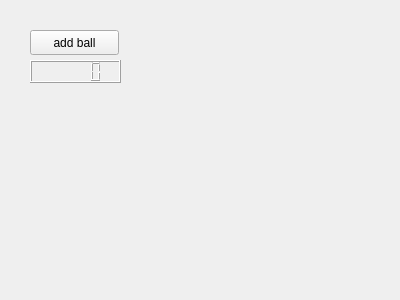
<?xml version="1.0" encoding="UTF-8"?>
<ui version="4.0">
 <class>DebugWindow</class>
 <widget class="QWidget" name="DebugWindow">
  <property name="geometry">
   <rect>
    <x>0</x>
    <y>0</y>
    <width>400</width>
    <height>300</height>
   </rect>
  </property>
  <property name="windowTitle">
   <string>Form</string>
  </property>
  <widget class="QPushButton" name="pushButton">
   <property name="geometry">
    <rect>
     <x>30</x>
     <y>30</y>
     <width>89</width>
     <height>25</height>
    </rect>
   </property>
   <property name="text">
    <string>add ball</string>
   </property>
  </widget>
  <widget class="QLCDNumber" name="lcdNumber">
   <property name="geometry">
    <rect>
     <x>30</x>
     <y>60</y>
     <width>91</width>
     <height>23</height>
    </rect>
   </property>
  </widget>
 </widget>
 <resources/>
 <connections/>
</ui>
